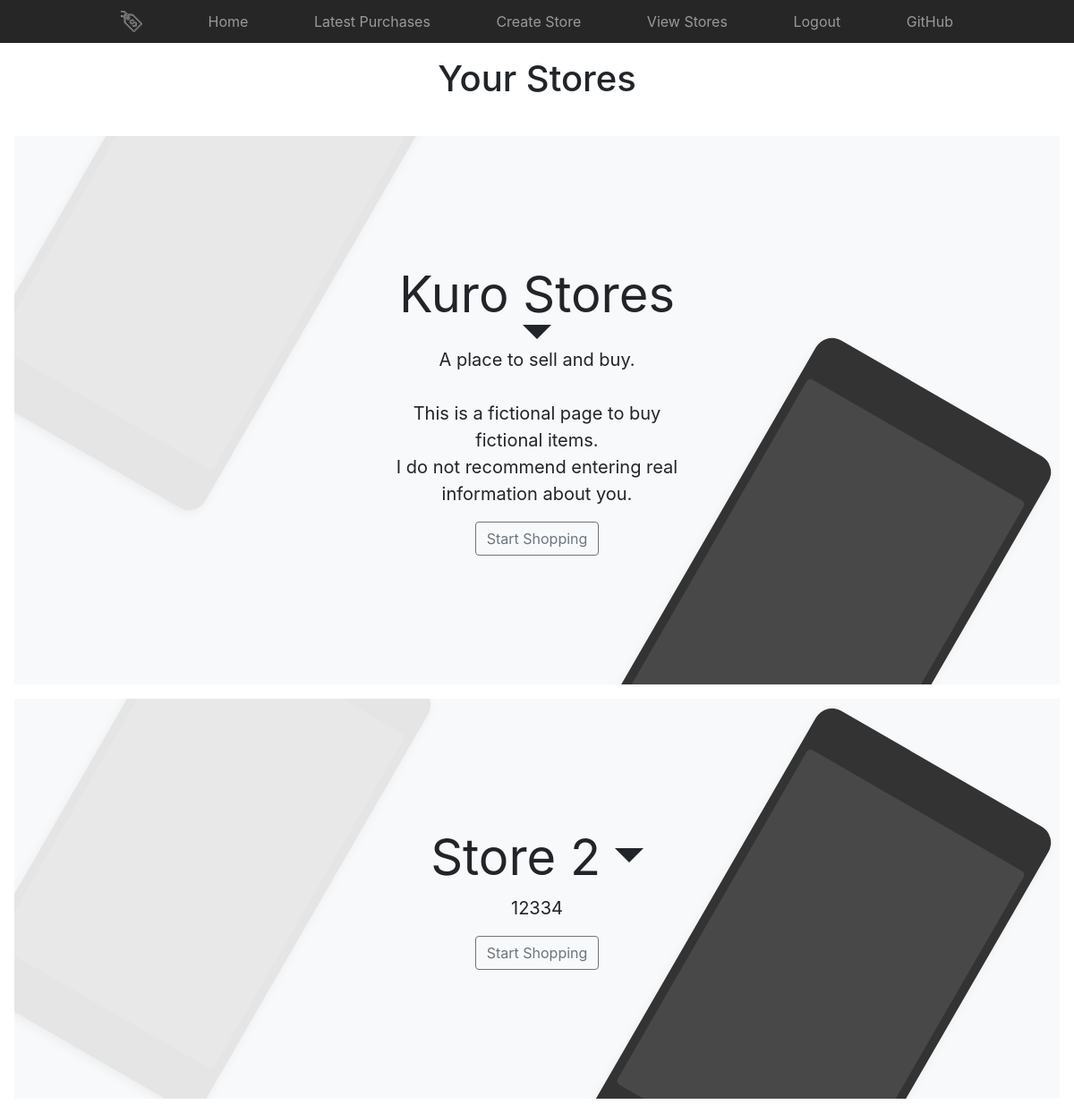
Before: /stores/home/ (signed in) with the older database file.
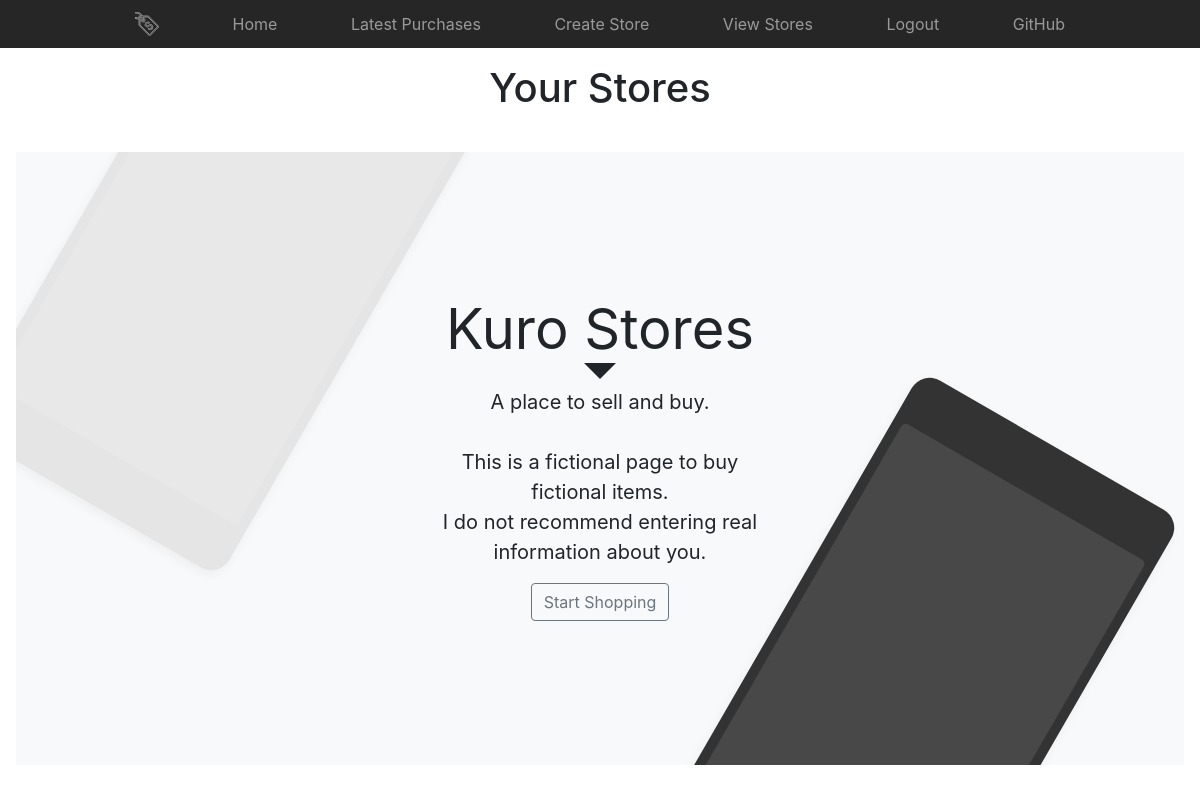
After: the same page with the newer database file.
### sales/models.py (models this page shows, shortened)
class Store(models.Model):
    name = models.TextField(default='store')
    description = models.TextField(default='store')
    owner = models.ForeignKey(User, on_delete=models.CASCADE)

### sales/views.py (the view)
# urls.py: path('stores/home/', views.user_home, name='user_home'),
@login_required(login_url='auth/login')
def user_home(request):
    view_name = 'Your Stores'
    stores = Store.objects.filter(owner=request.user)
    return render(request, 'sales/stores.html', {'stores': stores, 'view_name': view_name})

### sales/templates/sales/stores.html (shortened to what this page needs)
{% extends 'base.html' %}
{% block content %}
<div class="py-3 text-center">
        <h1>{{ view_name }}</h1>
</div>
{% for store in stores %}
    <div class="position-relative overflow-hidden p-3 p-md-5 m-md-3 text-center bg-light">
          <div class="col-md-5 p-lg-5 mx-auto my-5">
            <h1 class="display-4 font-weight-normal">{{ store.name }}
                {% if request.user == store.owner %}
                    <a class="dropdown-toggle" style="color:inherit" href="#" data-toggle="dropdown" aria-haspopup="true" aria-expanded="false"></a>
                {% endif %}
            </h1>
            <p class="lead font-weight-normal">{{ store.description|linebreaksbr }}</p>
            <a class="btn btn-outline-secondary" href="{% url 'sales:user_store' store.id %}">Start Shopping</a>
          </div>
          <div class="product-device box-shadow d-none d-md-block"></div>
          <div class="product-device product-device-2 box-shadow d-none d-md-block"></div>
    </div>
{% endfor %}
{% endblock %}

Changed rows visible on the page:
removed Store: name "Store 2", description "12334"
